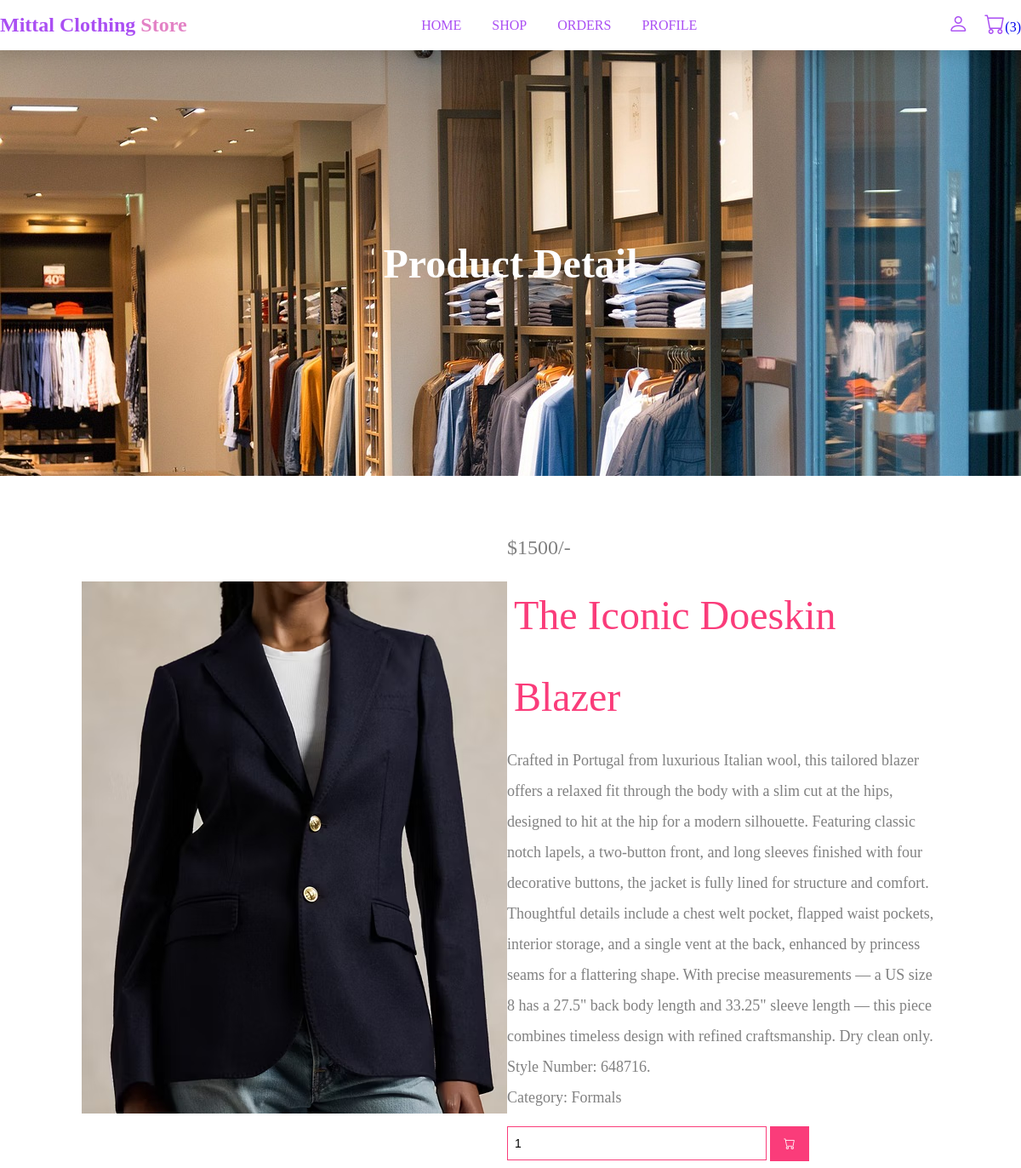
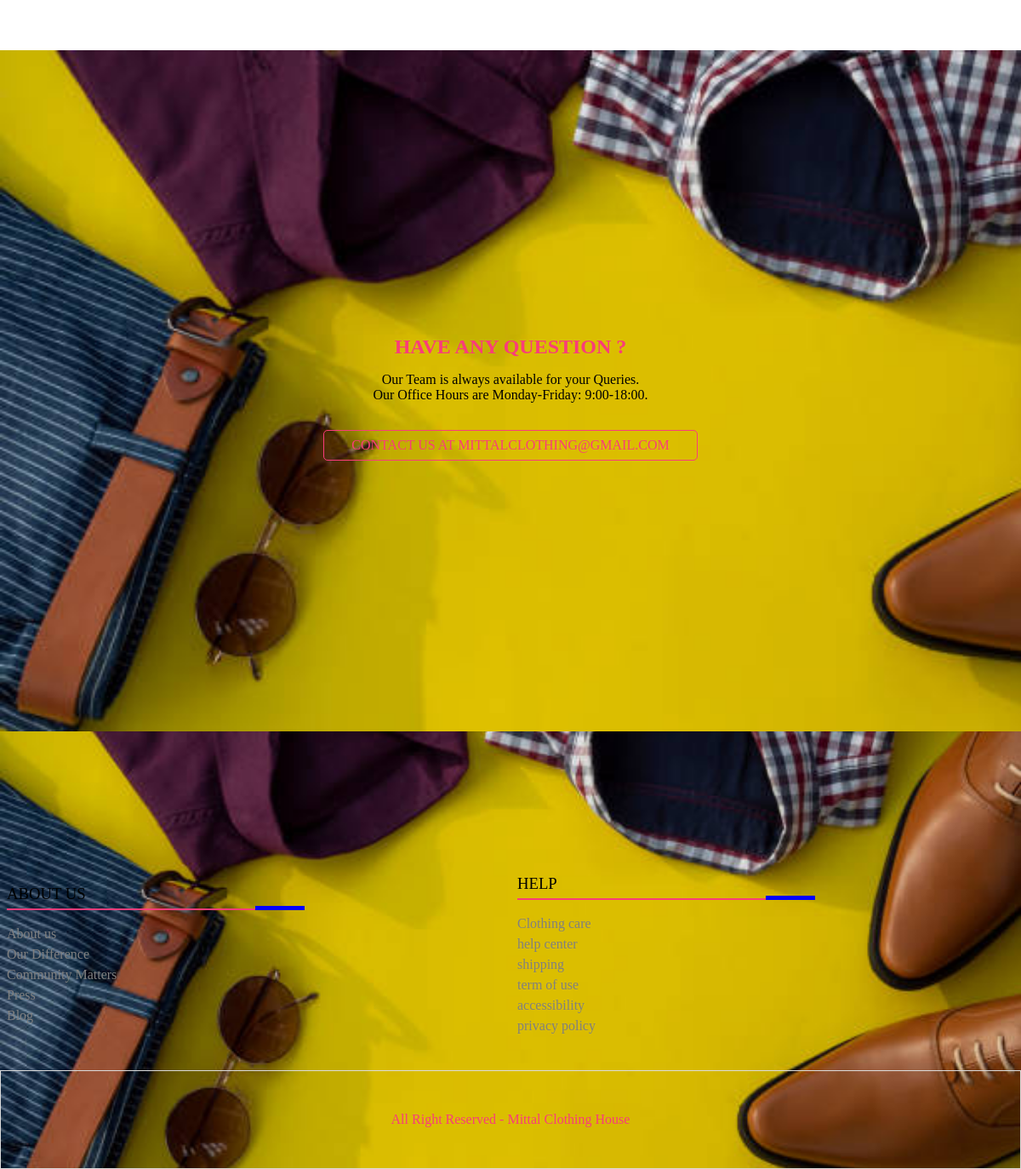
/view_page.php?pid=6 (signed in), run on the app's committed database (2 pictures, top to bottom).
### tables this page shows
CREATE TABLE `products` (
  `id` int(100) NOT NULL,
  `name` varchar(100) NOT NULL,
  `price` varchar(100) NOT NULL,
  `product_detail` varchar(1000) NOT NULL,
  `image` varchar(255) NOT NULL,
  `category` varchar(100) DEFAULT NULL
);

### view_page.php (the view, shortened to what this page needs)
<!DOCTYPE html>
<html lang="en">
<head>
	<link rel="stylesheet" href="https://cdn.jsdelivr.net/npm/bootstrap-icons@1.10.2/font/bootstrap-icons.css">
	<link rel="stylesheet" type="text/css" href="main.css">
</head>
<body>
	<?php include 'header.php'; ?>
	<div class="banner">
		<h1>product detail</h1>
	</div>
	<div class="view_page">
		<?php
			if (isset($_GET['pid'])) {
				$pid = $_GET['pid'];
				$select_products = mysqli_query($conn, "SELECT * FROM `products` WHERE id= '$pid'") or die('query failed');
				if(mysqli_num_rows($select_products)>0){
					while($fetch_products = mysqli_fetch_assoc($select_products)){
		?>
		<form action="" method="post" class="box">
			<img src="image/<?php echo $fetch_products['image']; ?>">
			<div class="detail">
				<div class="price">$<?php echo $fetch_products['price']; ?>/-</div>
				<div class="name"><?php echo $fetch_products['name']; ?></div>
				<div class="detail"><?php echo $fetch_products['product_detail']; ?></div>
				<div class="category">Category: <?php echo $fetch_products['category']; ?></div>
				<div class="icon">
					<input type="number" name="product_quantity" value="1" min="1" class="quantity">
					<button type="submit" name="add_to_cart" class="bi bi-cart"></button>
				</div>
			</div>
		</form>
		<?php
					}
				}
			}
		?>
	</div>
	<?php include 'footer.php'; ?>
</body>
</html>

### main.css (style rules this page uses)
* { margin: 0; padding: 0; box-sizing: border-box; }
:root { --white-alfa-40: rgba(255, 255, 255, 0.40); --white-alpha-25: rgba(255, 255, 255, 0.25); --backdrop-filter-blur: blur(5px); --pink: #fa3c7a; --purple: #aa4ff3; --box-shadow: 0 .5rem 1rem rgba(0, 0, 0, 0.1); }
input, textarea, select { width: 100%; background: var(--white-alpha-25); padding: .7rem 1.4rem; outline: none; border: none; border-radius: 5px; margin: .5rem 0; padding-left: .5rem; box-shadow: 2px 2px 5px rgba(0, 0, 0, 0.40); font-size: 14px; }
button { background-color: transparent; outline: none; border: none; cursor: pointer; }
.box { cursor: pointer; transition: transform 0.2s ease; }
.price { font-size: 18px; }
.name { font-size: 20px; color: var(--pink); margin: .5rem; text-transform: capitalize; }
.banner, .banner-2 { width: 100%; height: 500px; background-image: url('img/slider0.jpg'); display: flex; flex-direction: column; justify-content: center; align-items: center; color: #fff; }
.banner h1 { font-size: 3rem; position: relative; text-transform: capitalize; }
.view_page { padding: 5% 8%; }
.view_page form { display: flex; justify-content: center; align-items: center; }
.view_page form img { width: 50%; }
.view_page form .name { font-size: 3rem; color: var(--pink); }
.view_page form .detail, .view_page form .price { font-size: 18px; color: gray; line-height: 2; }
.view_page form .price { font-size: 24px; }
.view_page form .quantity { width: 60%; box-shadow: none; border: 1px solid var(--pink); border-radius: 0; margin-top: 1rem }
.view_page button { background: var(--pink); color: #fff; margin-top: 1rem; padding: .8rem 1rem; }

### data on the page
products: image (picture), price "1500", name "The Iconic Doeskin Blazer", product_detail "Crafted in Portugal from luxurious Italian wool, this tailored blazer offers a relaxed fit through the body with a slim cut at the hips, designed to hit at the hip for a modern silhouette. Featuring classic notch lapels, a two‑button front, and long sleeves finished with four decorative buttons, the jacket is fully lined for structure and comfort. Thoughtful details include a chest welt pocket, flapped waist pockets, interior storage, and a single vent at the back, enhanced by princess seams for a flattering shape. With precise measurements — a US size 8 has a 27.5\" back body length and 33.25\" sleeve length — this piece combines timeless design with refined craftsmanship. Dry clean only.…", category "Formals"

### other printed values
$cart_num_rows "3"
